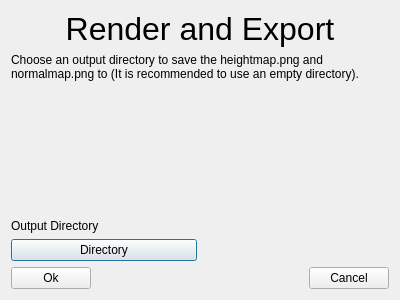
<?xml version="1.0" encoding="UTF-8"?>
<ui version="4.0">
 <class>Render</class>
 <widget class="QDialog" name="Render">
  <property name="geometry">
   <rect>
    <x>0</x>
    <y>0</y>
    <width>400</width>
    <height>300</height>
   </rect>
  </property>
  <property name="windowTitle">
   <string>Dialog</string>
  </property>
  <layout class="QVBoxLayout" name="verticalLayout">
   <item>
    <widget class="QLabel" name="label">
     <property name="font">
      <font>
       <pointsize>24</pointsize>
      </font>
     </property>
     <property name="text">
      <string>Render and Export</string>
     </property>
     <property name="alignment">
      <set>Qt::AlignCenter</set>
     </property>
    </widget>
   </item>
   <item>
    <widget class="QLabel" name="label_3">
     <property name="text">
      <string>&lt;html&gt;&lt;head/&gt;&lt;body&gt;&lt;p&gt;Choose an output directory to save the heightmap.png and normalmap.png to (It is recommended to use an empty directory).&lt;/p&gt;&lt;/body&gt;&lt;/html&gt;</string>
     </property>
     <property name="wordWrap">
      <bool>true</bool>
     </property>
    </widget>
   </item>
   <item>
    <spacer name="verticalSpacer">
     <property name="orientation">
      <enum>Qt::Vertical</enum>
     </property>
     <property name="sizeHint" stdset="0">
      <size>
       <width>20</width>
       <height>40</height>
      </size>
     </property>
    </spacer>
   </item>
   <item>
    <widget class="QLabel" name="label_2">
     <property name="text">
      <string>Output Directory</string>
     </property>
    </widget>
   </item>
   <item>
    <layout class="QHBoxLayout" name="horizontalLayout">
     <item>
      <widget class="QPushButton" name="directory_select">
       <property name="text">
        <string>Directory</string>
       </property>
      </widget>
     </item>
     <item>
      <widget class="QLabel" name="directory">
       <property name="text">
        <string/>
       </property>
      </widget>
     </item>
    </layout>
   </item>
   <item>
    <layout class="QHBoxLayout" name="horizontalLayout_2">
     <item>
      <widget class="QPushButton" name="ok">
       <property name="text">
        <string>Ok</string>
       </property>
      </widget>
     </item>
     <item>
      <spacer name="horizontalSpacer">
       <property name="orientation">
        <enum>Qt::Horizontal</enum>
       </property>
       <property name="sizeHint" stdset="0">
        <size>
         <width>40</width>
         <height>20</height>
        </size>
       </property>
      </spacer>
     </item>
     <item>
      <widget class="QPushButton" name="cancel">
       <property name="text">
        <string>Cancel</string>
       </property>
      </widget>
     </item>
    </layout>
   </item>
  </layout>
 </widget>
 <resources/>
 <connections/>
</ui>
